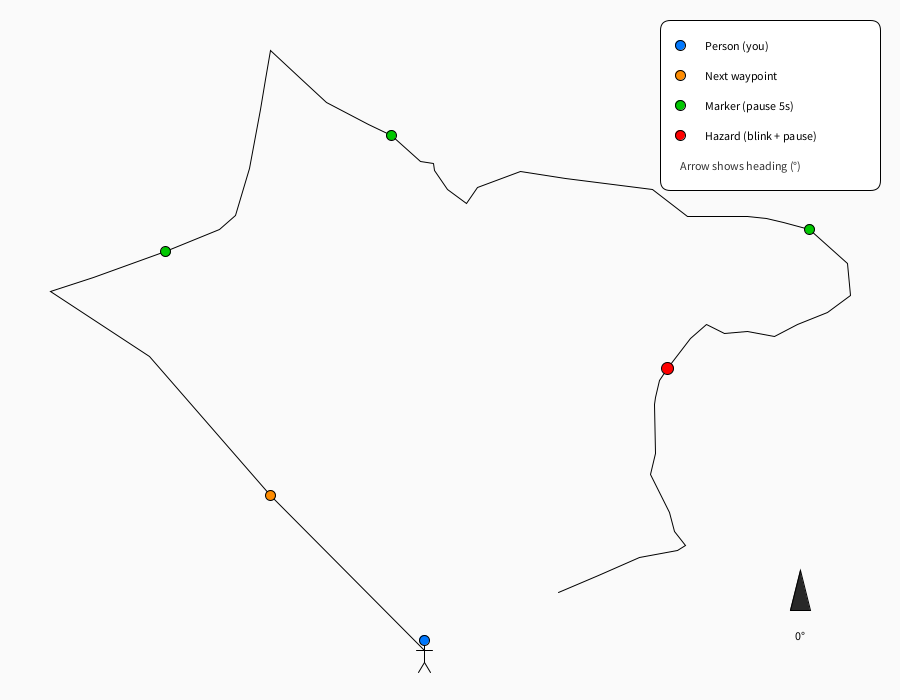
Frame 1 (no input)
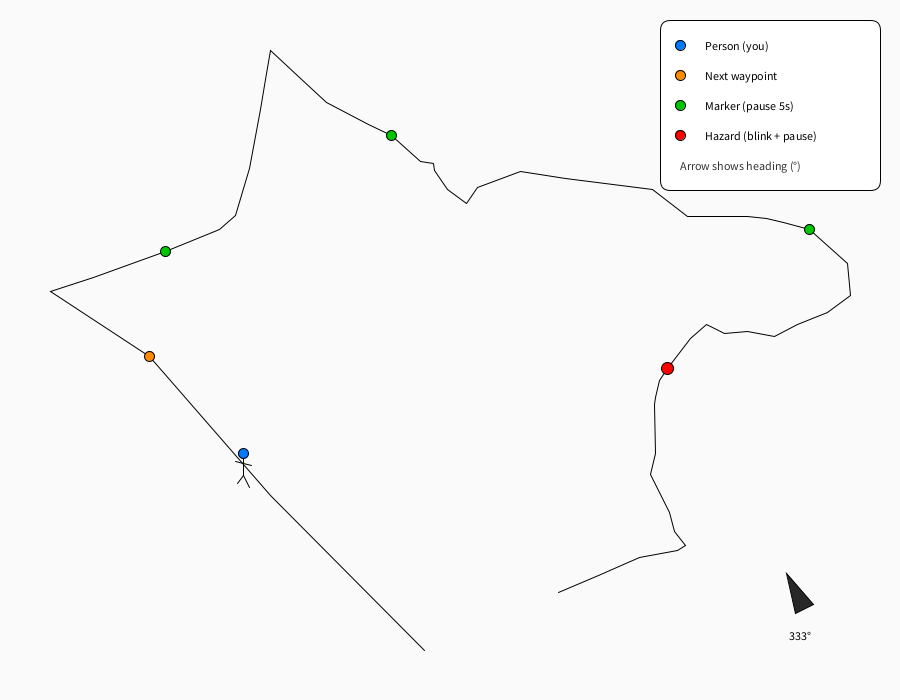
Frame 60 (the mouse pressed at the canvas centre just before this capture)
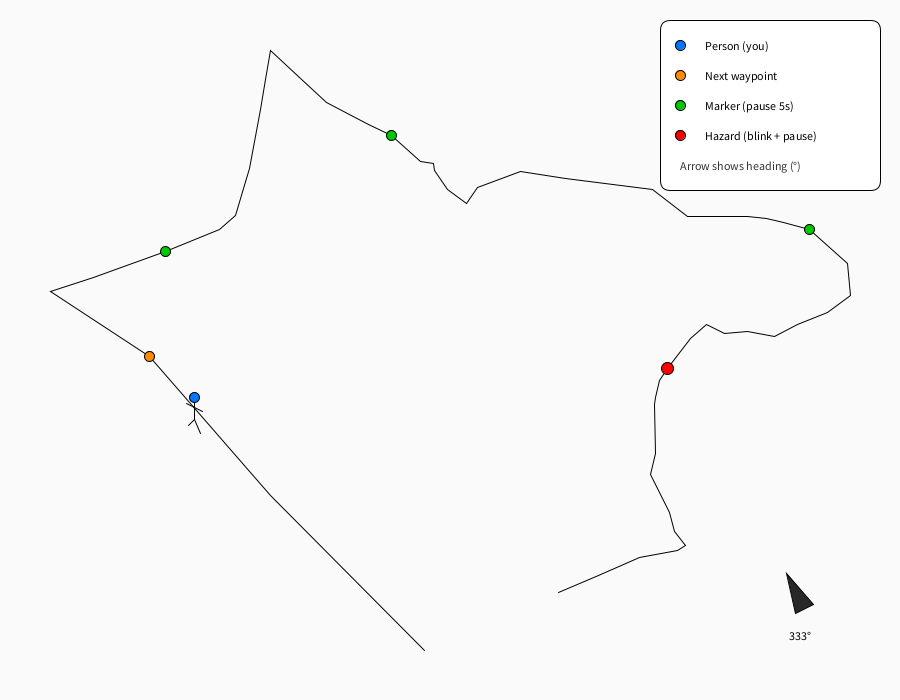
Frame 120 (the mouse held since frame 60 and released just before this capture)

The Processing sketch that drew these frames (run headless with seeded random() and noise(); from frame 60 on, the mouse is pressed at the canvas centre):

// Processing sketch: gps_traject_visualizer
// ── gps_traject_visualizer.pde
import java.util.*;

class GPSPoint {
  float lat, lon;
  GPSPoint(float lat, float lon) {
    this.lat = lat;
    this.lon = lon;
  }
}

ArrayList<GPSPoint> path = new ArrayList<GPSPoint>();

int currentIndex = 0;

// smooth movement
float t = 0;
float segmentDuration = 2.5; // slower walking (seconds per segment)

// timing
int lastTime;

// bounds
float minLat, maxLat, minLon, maxLon;

// special points
HashSet<Integer> markerPoints = new HashSet<Integer>();
int hazardPoint = -1;

// pause system
boolean isPaused = false;
int pauseStartTime = 0;
int pauseDuration = 5000;

// start + end
boolean started = false;
int startTime;
boolean arrived = false;

// arrow
float lastBearing = 0;

// confetti
ArrayList<PVector> confetti = new ArrayList<PVector>();

void setup() {
  size(900, 700);

  // --- GPS DATA ---
  path.add(new GPSPoint(50.822040450878426, 3.2502464605204984));
  path.add(new GPSPoint(50.82237933663994, 3.249940688686364));
  path.add(new GPSPoint(50.822684331722385, 3.2496992898699424));
  path.add(new GPSPoint(50.822826662079045, 3.249500806398663));
  path.add(new GPSPoint(50.82285716138475, 3.249586637088946));
  path.add(new GPSPoint(50.82291477113003, 3.2497314763787988));
  path.add(new GPSPoint(50.822962214396306, 3.2498387647416527));
  path.add(new GPSPoint(50.822996102414145, 3.249870951250509));
  path.add(new GPSPoint(50.82309723900426, 3.249898945395055));
  path.add(new GPSPoint(50.82322695195826, 3.2499200053235073));
  path.add(new GPSPoint(50.823293471282085, 3.2499305352877332));
  path.add(new GPSPoint(50.82335500157222, 3.2499410652519596));
  path.add(new GPSPoint(50.82329513426395, 3.2499989800552043));
  path.add(new GPSPoint(50.8232435817981, 3.2500516298763356));
  path.add(new GPSPoint(50.82319369226083, 3.2501358695901454));
  path.add(new GPSPoint(50.82317041045854, 3.2501806219381066));
  path.add(new GPSPoint(50.823113868890296, 3.250238536741351));
  path.add(new GPSPoint(50.82311054291359, 3.2502648616519165));
  path.add(new GPSPoint(50.82309391302635, 3.250267494142973));
  path.add(new GPSPoint(50.823050675291846, 3.250293819053539));
  path.add(new GPSPoint(50.8230224044438, 3.250330673928331));
  path.add(new GPSPoint(50.823055221824674, 3.250352519975319));
  path.add(new GPSPoint(50.82308923937563, 3.2504386789155184));
  path.add(new GPSPoint(50.82307563235823, 3.250527530322598));
  path.add(new GPSPoint(50.82305182006824, 3.250702540669877));
  path.add(new GPSPoint(50.82299228929007, 3.250772544808788));
  path.add(new GPSPoint(50.822990588409574, 3.2508371640139373));
  path.add(new GPSPoint(50.82299228929007, 3.2508910133515614));
  path.add(new GPSPoint(50.82298548576771, 3.2509287078878986));
  path.add(new GPSPoint(50.82298038312531, 3.2509637099573543));
  path.add(new GPSPoint(50.822963374313275, 3.251014866828097));
  path.add(new GPSPoint(50.822888535466696, 3.251090255900771));
  path.add(new GPSPoint(50.82281709827396, 3.2510956408345337));
  path.add(new GPSPoint(50.8227813796366, 3.251049868897553));
  path.add(new GPSPoint(50.82275246452921, 3.250990634626166));
  path.add(new GPSPoint(50.82272865207436, 3.2509448626891855));
  path.add(new GPSPoint(50.82273885741366, 3.2508910133515614));
  path.add(new GPSPoint(50.822735455634145, 3.2508452414145808));
  path.add(new GPSPoint(50.82275416541835, 3.250810239345125));
  path.add(new GPSPoint(50.82272525029411, 3.2507779297425508));
  path.add(new GPSPoint(50.822657214637005, 3.25073215780557));
  path.add(new GPSPoint(50.822631701240034, 3.2507160030042828));
  path.add(new GPSPoint(50.82259258067093, 3.250707925603639));
  path.add(new GPSPoint(50.82257727261324, 3.250705233136758));
  path.add(new GPSPoint(50.822470116068814, 3.250707925603639));
  path.add(new GPSPoint(50.822427593562395, 3.250697155736114));
  path.add(new GPSPoint(50.82234084752921, 3.250734850272451));
  path.add(new GPSPoint(50.82230002581077, 3.250745620139976));
  path.add(new GPSPoint(50.82227111040526, 3.250767159875026));
  path.add(new GPSPoint(50.82225920405662, 3.2507510050737385));
  path.add(new GPSPoint(50.82224219498187, 3.2506756160010646));
  path.add(new GPSPoint(50.82220307408642, 3.2505948419946282));
  path.add(new GPSPoint(50.822167354979356, 3.2505140679881923));

  // markers + hazard
  markerPoints.add(5);
  markerPoints.add(15);
  markerPoints.add(30);
  hazardPoint = 40;

  computeBounds();
  startTime = millis();
  lastTime = millis();
}

// --- UTILITIES ---
void computeBounds() {
  minLat=maxLat=path.get(0).lat;
  minLon=maxLon=path.get(0).lon;
  for(GPSPoint p:path){
    minLat=min(minLat,p.lat);
    maxLat=max(maxLat,p.lat);
    minLon=min(minLon,p.lon);
    maxLon=max(maxLon,p.lon);
  }
}

PVector gpsToScreen(GPSPoint p) {
  float x = map(p.lon, minLon, maxLon, 50, width - 50);
  float y = map(p.lat, minLat, maxLat, height - 50, 50);
  return new PVector(x, y);
}

float calculateBearing(GPSPoint a, GPSPoint b){
  float lat1=radians(a.lat), lat2=radians(b.lat);
  float dLon=radians(b.lon-a.lon);
  float y=sin(dLon)*cos(lat2);
  float x=cos(lat1)*sin(lat2)-sin(lat1)*cos(lat2)*cos(dLon);
  return (degrees(atan2(y,x))+360)%360;
}

// --- MAIN DRAW ---
void draw(){
  background(250);

  float dt=(millis()-lastTime)/1000.0;
  lastTime=millis();

  if(!started && millis()-startTime>2000) started=true;

  // path
  stroke(0);
  noFill();
  beginShape();
  for(GPSPoint p:path){
    PVector v=gpsToScreen(p);
    vertex(v.x,v.y);
  }
  endShape();

  // special points
  for(int i=0;i<path.size();i++){
    PVector p=gpsToScreen(path.get(i));
    if(markerPoints.contains(i)){
      fill(0,200,0); ellipse(p.x,p.y,10,10);
    }
    if(i==hazardPoint && (millis()/300)%2==0){
      fill(255,0,0); ellipse(p.x,p.y,12,12);
    }
  }

  GPSPoint a=path.get(currentIndex);
  GPSPoint b=path.get(min(currentIndex+1,path.size()-1));

  PVector pa=gpsToScreen(a);
  PVector pb=gpsToScreen(b);

  PVector pos=PVector.lerp(pa,pb,t);

  boolean isMovingNow = started && !isPaused && !arrived;
  drawStickman(pos.x,pos.y,isMovingNow);

  // next waypoint
  fill(255,140,0);
  ellipse(pb.x,pb.y,10,10);

  if(!isPaused && started){
    lastBearing=calculateBearing(a,b);
  }

  drawArrow(width-100,height-100,lastBearing);

  // movement
  if(started && !arrived && !isPaused){
    t += dt / segmentDuration;

    if(t>=1){
      t=0;
      currentIndex++;

      if(currentIndex>=path.size()-1){
        arrived=true;
        createConfetti();
      }

      if(markerPoints.contains(currentIndex)||currentIndex==hazardPoint){
        isPaused=true;
        pauseStartTime=millis();
      }
    }
  }

  if(isPaused && millis()-pauseStartTime>pauseDuration){
    isPaused=false;
  }

  drawConfetti();
  drawLegend();
}

// --- STICKMAN ---
void drawStickman(float x, float y, boolean isMoving){
  stroke(0);

  // head = blue dot
  fill(0,120,255);
  ellipse(x, y-10, 10, 10);

  line(x, y-5, x, y+12);

  float walk = isMoving ? sin(frameCount*0.1)*8 : 0;

  line(x,y,x-8,y+walk);
  line(x,y,x+8,y-walk);

  line(x,y+12,x-6,y+22+walk);
  line(x,y+12,x+6,y+22-walk);
}

// --- ARROW ---
void drawArrow(float x,float y,float angle){
  pushMatrix();
  translate(x,y);
  rotate(radians(angle));
  fill(40);
  beginShape();
  vertex(0,-30);
  vertex(-10,10);
  vertex(10,10);
  endShape(CLOSE);
  popMatrix();

  fill(0);
  textAlign(CENTER);
  text(int(angle)+"°",x,y+40);
}
void drawLegend(){
  int x = width - 240;
  int y = 20;

  // background panel (more breathing space)
  fill(255);
  stroke(0);
  rect(x, y, 220, 170, 10);

  textAlign(LEFT, CENTER);
  textSize(12);

  int rowY = y + 25;
  int spacing = 30;

  // helper layout: dot left, text right

  // PERSON
  fill(0,120,255);
  ellipse(x + 20, rowY, 10, 10);
  fill(0);
  text("Person (you)", x + 45, rowY);
  rowY += spacing;

  // NEXT POINT
  fill(255,140,0);
  ellipse(x + 20, rowY, 10, 10);
  fill(0);
  text("Next waypoint", x + 45, rowY);
  rowY += spacing;

  // MARKER
  fill(0,200,0);
  ellipse(x + 20, rowY, 10, 10);
  fill(0);
  text("Marker (pause 5s)", x + 45, rowY);
  rowY += spacing;

  // HAZARD
  fill(255,0,0);
  ellipse(x + 20, rowY, 10, 10);
  fill(0);
  text("Hazard (blink + pause)", x + 45, rowY);
  rowY += spacing;

  // ARROW INFO
  fill(50);
  text("Arrow shows heading (°)", x + 20, rowY);
}

// --- CONFETTI ---
void createConfetti(){
  for(int i=0;i<200;i++) confetti.add(new PVector(random(width),random(-200,0)));
}

void drawConfetti(){
  for(PVector c:confetti){
    fill(random(255),random(255),random(255));
    rect(c.x,c.y,4,4);
    c.y+=2;
  }
}
